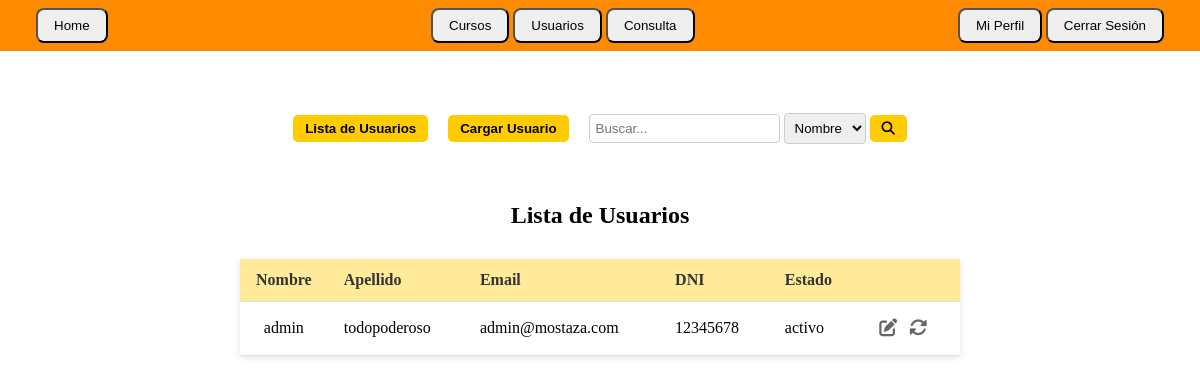
Before: /usuarios.php?listar with the older database file.
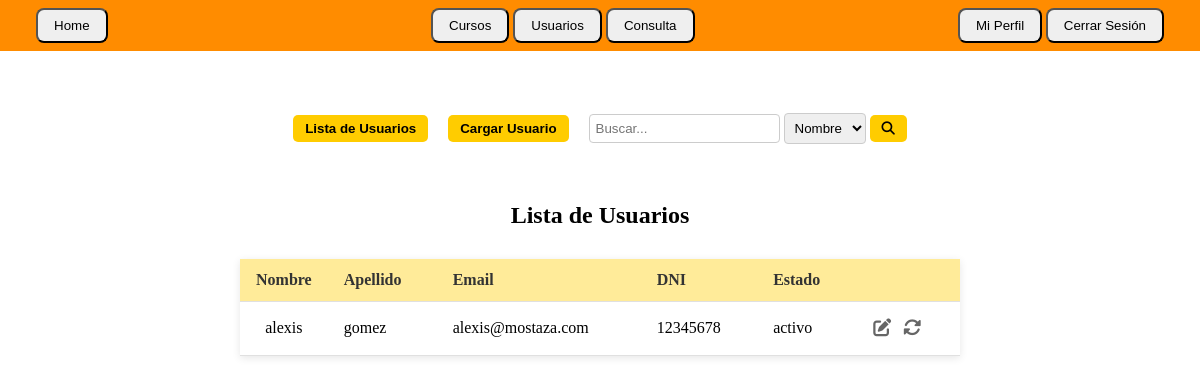
After: the same page with the newer database file.
### tables this page shows
CREATE TABLE usuarios (
  usu_id       INT PRIMARY KEY AUTO_INCREMENT,
  nombre       VARCHAR(30) NOT NULL,
  apellido     VARCHAR(30) NOT NULL,
  clave        CHAR(60)    NOT NULL,       
  dni          VARCHAR(15) NOT NULL UNIQUE,
  sucursal     VARCHAR(30),
  email        VARCHAR(100) NOT NULL UNIQUE,
  estado       ENUM('activo','inactivo') DEFAULT 'activo',
  rol_id       INT          NOT NULL,
  FOREIGN KEY (rol_id) REFERENCES roles(rol_id)
);

### clases.php (called while the page is built, shortened)
<?php
class Usuario {
    public static function listar(){
        try{
            $c=conectar();
            $sql = "select * from usuarios;";
            $resulset = $c->query($sql);
            if($resulset->num_rows > 0){
                while($registro=$resulset->fetch_assoc()){
                    $lista[] = $registro;
                }
            }
            else{
                $lista=false;
            }
        }
        catch(Throwable $e){
            die("Error: " . $e->getMessage());
            $lista=false;
        }
        finally{
            return $lista;
        }
    }
}
?>

### usuarios.php (the view, shortened to what this page needs)
<?php
    require 'clases.php';
            ?>
<!DOCTYPE html>
<html lang="en">
<head>
    <link rel="stylesheet" href="https://cdnjs.cloudflare.com/ajax/libs/font-awesome/6.5.0/css/all.min.css">
</head>
<body>
    <?php
    include_once "navbar.php";
    ?>
    <br>
    <div class="top-bar">
        <div class="left">
            <a href="?listar"><button>Lista de Usuarios</button></a>
        </div>
        <div class="center">
            <a href="?altas"><button>Cargar Usuario</button></a>
        </div>
        <div class="right">
            <form method="get" action="?buscar">
                <input type="text" name="buscar" placeholder="Buscar..." required>
                <select name="opcion">
                    <option value="nombre">Nombre</option>
                </select>
                <button type="submit"><i class="fas fa-search"></i></button>
            </form>
        </div>
    </div><br>
    <?php
    if (isset($_GET["listar"]) || isset($_GET["buscar"])){
        echo "<h2 style='text-align:center;'>Lista de Usuarios</h2>";
        if (isset($_GET["listar"])){
            $lista=Usuario::listar();
        } elseif (isset($_GET["buscar"])){
            $lista=Usuario::buscar($_GET["buscar"], $_GET["opcion"]);
        }
            if ($lista){
                ?>
                <table>
                    <tr>
                        <th>Nombre</th>
                        <th>Apellido</th>
                        <th>Email</th>
                        <th>DNI</th>
                        <th>Estado</th>
                        <th></th>
                    </tr>
                    <form>
                    <?php
                    foreach($lista as $usuario){
                        ?>
                        <tr>
                            <td><?= $usuario["nombre"] ?></td>
                            <td><?= $usuario["apellido"] ?></td>
                            <td><?= $usuario["email"] ?></td>
                            <td><?= $usuario["dni"] ?></td>
                            <td><?= $usuario["estado"] ?></td>
                            <td>
                                <button title="Modificar" type="submit" name="modificar" value="<?= $usuario["usu_id"] ?>"><i class="fas fa-edit"></i></button>
                                <button title="Cambiar Estado" type="submit" name="estado" value="<?= $usuario["usu_id"] ?>" onclick="return confirmarCambioEstado('<?php echo $usuario['estado']; ?>')"><i class="fas fa-sync-alt"></i></button>
                            </td>
                        </tr>
                        <?php
                    }
                    ?>
                </form>
            </table>
                <?php
            }
            else{
                echo "<h2>No hay resultados</h2>";
            }
        }
            ?>
</body>
</html>

### navbar.php (shortened to what this page needs)
<nav class="navbar">
    <a href="inicio.php" title="Capacitaciones Mostaza"><button>Home</button></a>
    <div class="navbar-botones">
        <a href="cursos.php" title="Cursos"><button>Cursos</button></a>
        <a href="usuarios.php" title="Usuarios"><button>Usuarios</button></a>
        <a href="mensaje.php" title="Enviar consulta"><button>Consulta</button></a>
    </div>
    <div class="navbar-perfil">
        <a href="perfil.php" title="Mi Perfil"><button>Mi Perfil</button></a>
        <form action="" method="post">
            <input type="submit" name="cerrar" value="Cerrar Sesión">
        </form>
    </div>
</nav>

### usuarios.php (style rules this page uses)
table { width: 60%; max-width: 900px; margin: 30px auto; border-collapse: collapse; background-color: #fff; box-shadow: 0 2px 8px rgba(0,0,0,0.1); }
th, td { padding: 12px 16px; border-bottom: 1px solid #e0e0e0; text-align: left; }
th { background-color: #ffeb99; color: #333; font-weight: 600; }
td button { background: transparent; border: none; cursor: pointer; font-size: 18px; color: #666; padding: 4px; }
td:first-child { width: 50px; text-align: center; }
.top-bar { display: flex; align-items: center; justify-content: center; gap: 20px; margin: 20px auto; max-width: 800px; }
.top-bar .left, .top-bar .center, .top-bar .right { display: flex; align-items: center; gap: 8px; }
.top-bar .right { margin-left: 0; }
.top-bar button, .top-bar input[type="submit"] { background-color: #ffcc00; border: none; padding: 6px 12px; border-radius: 5px; cursor: pointer; font-weight: bold; margin: 0; }
.top-bar input[type="text"], .top-bar select { padding: 6px; border-radius: 4px; border: 1px solid #ccc; margin: 0; }
.top-bar i { pointer-events: none; }

### navbar.php (style rules this page uses)
body { box-sizing: border-box; margin: 0 0; }
.navbar { display: flex; flex-wrap: nowrap; justify-content: space-between; background-color: darkorange; padding: .5rem 3vw; margin-bottom: 3vh; }
.navbar-botones { margin-left: 5vw; }
.navbar-perfil { display: flex; gap: 0.3vw; }
.navbar button, .navbar input[type="submit"] { border-radius: .5rem; padding: .5rem 1rem; }

Changed rows visible on the page:
changed usuarios "activo": nombre "admin" → "alexis"; apellido "todopoderoso" → "gomez"; email "admin@mostaza.com" → "alexis@mostaza.com"
